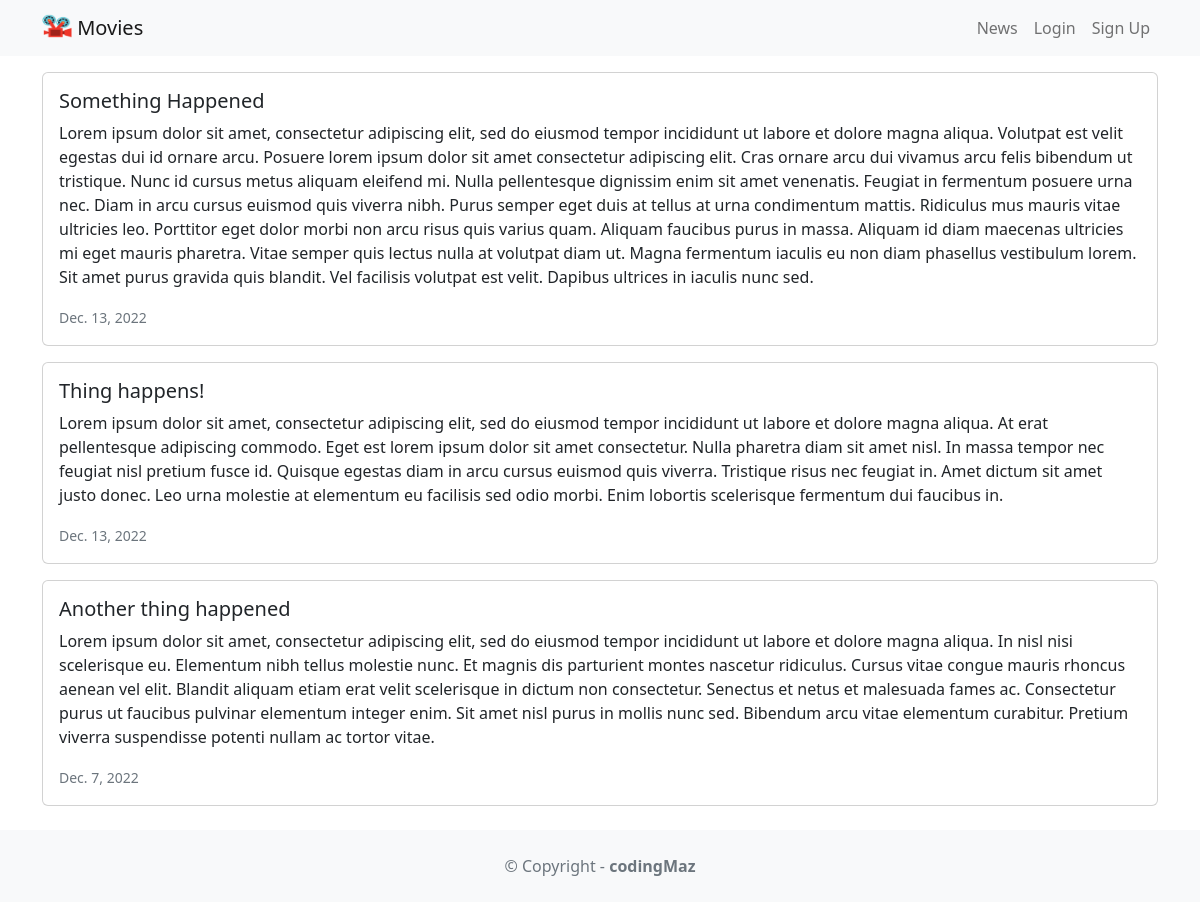
Page /news/ on the committed database.
### news/models.py (models this page shows, shortened)
class News(models.Model):
    headline = models.CharField(max_length=200)
    body = models.TextField()
    date = models.DateField()

### news/views.py (the view)
# urls.py: path('news/', include('news.urls')),
def news(request):
    newss = News.objects.all().order_by('-date')
    return render(request, 'news.html', {'newss': newss})

### news/templates/news.html
{% extends 'base.html' %}
{% block content %}
{% for news in newss %}
<div class="card mb-3">
    <div class="row g-0">
        <div>
            <div class="card-body">
                <h5 class="card-title">{{ news.headline}}</h5>
                <p class="card-text">{{ news.body }}</p>
                <p class="card-text"><small class="text-muted">
                        {{ news.date }}
                    </small></p>
            </div>
        </div>
    </div>
</div>
{% endfor %}
{% endblock content %}

### rows in the picture
News: headline "Something Happened", body "Lorem ipsum dolor sit amet, consectetur adipiscing elit, sed do eiusmod tempor incididunt ut labore et dolore magna aliqua. Volutpat est velit egestas dui id ornare arcu. Posuere lorem ipsum dolor sit amet consectetur adipiscing elit. Cras ornare arcu dui vivamus arcu felis bibendum ut tristique. Nunc id cursus metus aliquam eleifend mi. Nulla pellentesque dignissim enim sit amet venenatis. Feugiat in fermentum posuere urna nec. Diam in arcu cursus euismod quis viverra nibh. Purus semper eget duis at tellus at urna condimentum mattis. Ridiculus mus mauris vitae ultricies leo. Porttitor eget dolor morbi non arcu risus quis varius quam. Aliquam faucibus purus in massa. Aliquam id diam…", date "Dec. 13, 2022"
News: headline "Thing happens!", body "Lorem ipsum dolor sit amet, consectetur adipiscing elit, sed do eiusmod tempor incididunt ut labore et dolore magna aliqua. At erat pellentesque adipiscing commodo. Eget est lorem ipsum dolor sit amet consectetur. Nulla pharetra diam sit amet nisl. In massa tempor nec feugiat nisl pretium fusce id. Quisque egestas diam in arcu cursus euismod quis viverra. Tristique risus nec feugiat in. Amet dictum sit amet justo donec. Leo urna molestie at elementum eu facilisis sed odio morbi. Enim lobortis scelerisque fermentum dui faucibus in.", date "Dec. 13, 2022"
News: headline "Another thing happened", body "Lorem ipsum dolor sit amet, consectetur adipiscing elit, sed do eiusmod tempor incididunt ut labore et dolore magna aliqua. In nisl nisi scelerisque eu. Elementum nibh tellus molestie nunc. Et magnis dis parturient montes nascetur ridiculus. Cursus vitae congue mauris rhoncus aenean vel elit. Blandit aliquam etiam erat velit scelerisque in dictum non consectetur. Senectus et netus et malesuada fames ac. Consectetur purus ut faucibus pulvinar elementum integer enim. Sit amet nisl purus in mollis nunc sed. Bibendum arcu vitae elementum curabitur. Pretium viverra suspendisse potenti nullam ac tortor vitae.", date "Dec. 7, 2022"
